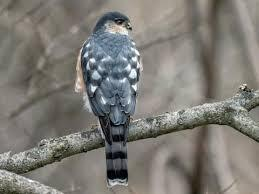
#> input picture Exercise_02/Q03/3.jpg, 259 x 194 px
$ python highboosting.py
#> lines starting #> are read from the running program, lines starting #| are printed output that depends on the picture
import cv2

# Load the image
image = cv2.imread("3.jpg")
#> image is the input picture: shape (194, 259, 3); mean B, G, R 117.7, 123.2, 125.5
# Blur the image
cv2.imshow("original",image)
cv2.waitKey(0)

gauss = cv2.GaussianBlur(image, (7,7), 0)
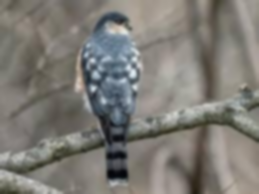
#> gauss: shape (194, 259, 3); mean B, G, R 117.7, 123.2, 125.5

cv2.imshow("gauss",gauss)
cv2.waitKey(0)
# Apply Unsharp masking
unsharp_image = cv2.addWeighted(image, 2, gauss, -1, 0)
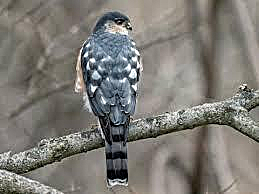
#> unsharp_image: shape (194, 259, 3); mean B, G, R 117.7, 123.3, 125.6

cv2.imshow("unsharp",unsharp_image)
cv2.waitKey(0)
